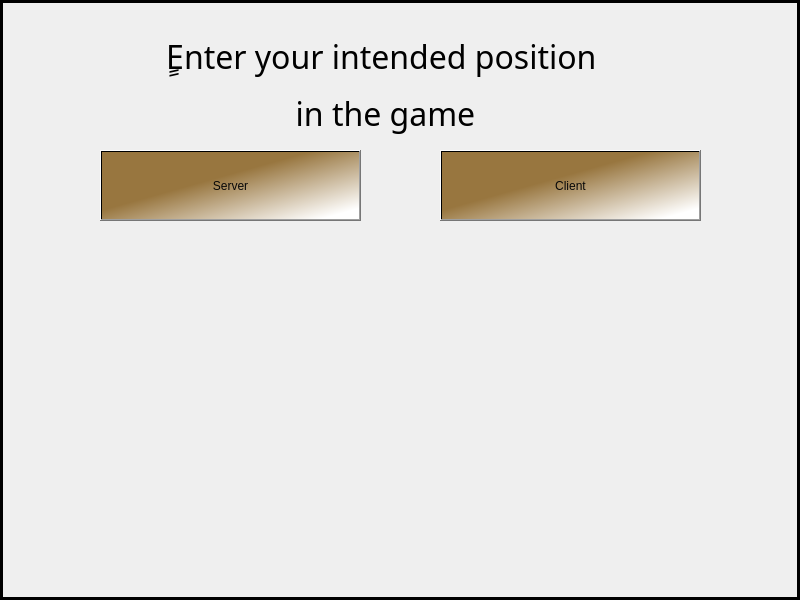
<?xml version="1.0" encoding="UTF-8"?>
<ui version="4.0">
 <class>ClientOrServer</class>
 <widget class="QMainWindow" name="ClientOrServer">
  <property name="geometry">
   <rect>
    <x>0</x>
    <y>0</y>
    <width>800</width>
    <height>600</height>
   </rect>
  </property>
  <property name="windowTitle">
   <string>MainWindow</string>
  </property>
  <widget class="QWidget" name="centralwidget">
   <widget class="QWidget" name="widget" native="true">
    <property name="geometry">
     <rect>
      <x>0</x>
      <y>0</y>
      <width>800</width>
      <height>600</height>
     </rect>
    </property>
    <property name="styleSheet">
     <string notr="true">
QPushButton#serverButton{ 
background-color: qlineargradient(spread:pad, x1:0.0432692, y1:0.051, x2:0.952, y2:0.892045, stop:0.423077 rgba(152, 118, 63, 255), stop:1 rgba(255, 255, 255, 255));
color: rgb(8, 8, 8);
font: 900 16pt &quot;Bodoni MT Black&quot;;
}
QPushButton#serverButton:hover{ 
	background-color: rgb(156, 119, 56);
}
QPushButton#serverButton:pressed{ 
padding-left:5px;
padding-top:5px;
	background-color: rgb(200, 158, 73);
}

QPushButton#clientButton{ 
background-color: qlineargradient(spread:pad, x1:0.0432692, y1:0.051, x2:0.952, y2:0.892045, stop:0.423077 rgba(152, 118, 63, 255), stop:1 rgba(255, 255, 255, 255));
color: rgb(8, 8, 8);
font: 900 16pt &quot;Bodoni MT Black&quot;;
}
QPushButton#clientButton:hover{ 
	background-color: rgb(156, 119, 56);
}
QPushButton#clientButton:pressed{ 
padding-left:5px;
padding-top:5px;
	background-color: rgb(200, 158, 73);
}
</string>
    </property>
    <widget class="QLabel" name="basePicture">
     <property name="geometry">
      <rect>
       <x>0</x>
       <y>0</y>
       <width>800</width>
       <height>600</height>
      </rect>
     </property>
     <property name="styleSheet">
      <string notr="true">background-image: url(:/resource/map3.jpg);
border:3px solid; 
border-color :#000</string>
     </property>
     <property name="text">
      <string/>
     </property>
    </widget>
    <widget class="QPushButton" name="clientButton">
     <property name="geometry">
      <rect>
       <x>440</x>
       <y>150</y>
       <width>261</width>
       <height>71</height>
      </rect>
     </property>
     <property name="styleSheet">
      <string notr="true">QPushButton#clientButton{ 

background-color: qlineargradient(spread:pad, x1:0.0432692, y1:0.051, x2:0.952, y2:0.892045, stop:0.423077 rgba(152, 118, 63, 255), stop:1 rgba(255, 255, 255, 255));
color: rgb(8, 8, 8);
font: 900 16pt &quot;Bodoni MT Black&quot;;
}
QPushButton#clientButton:hover{ 
	background-color: rgb(156, 119, 56);
}
QPushButton#clientButton:pressed{ 
padding-left:5px;
padding-top:5px;
	background-color: rgb(200, 158, 73);
}
</string>
     </property>
     <property name="text">
      <string>Client</string>
     </property>
    </widget>
    <widget class="QPushButton" name="serverButton">
     <property name="geometry">
      <rect>
       <x>100</x>
       <y>150</y>
       <width>261</width>
       <height>71</height>
      </rect>
     </property>
     <property name="styleSheet">
      <string notr="true">
QPushButton#serverButton{ 

background-color: qlineargradient(spread:pad, x1:0.0432692, y1:0.051, x2:0.952, y2:0.892045, stop:0.423077 rgba(152, 118, 63, 255), stop:1 rgba(255, 255, 255, 255));
color: rgb(8, 8, 8);
font: 900 16pt &quot;Bodoni MT Black&quot;;
}
QPushButton#serverButton:hover{ 
	background-color: rgb(156, 119, 56);
}
QPushButton#serverButton:pressed{ 
padding-left:5px;
padding-top:5px;
	background-color: rgb(200, 158, 73);
}

</string>
     </property>
     <property name="text">
      <string>Server</string>
     </property>
    </widget>
    <widget class="QLabel" name="label">
     <property name="geometry">
      <rect>
       <x>120</x>
       <y>10</y>
       <width>531</width>
       <height>151</height>
      </rect>
     </property>
     <property name="font">
      <font>
       <family>Bernard MT Condensed</family>
       <pointsize>14</pointsize>
       <italic>false</italic>
       <bold>false</bold>
      </font>
     </property>
     <property name="styleSheet">
      <string notr="true">background:rgba(0,0,0,0);
color: rgb(0, 0, 0);
font: 14pt &quot;Bernard MT Condensed&quot;;
</string>
     </property>
     <property name="text">
      <string>&lt;html&gt;&lt;head/&gt;&lt;body&gt;&lt;p align=&quot;center&quot;&gt;&lt;span style=&quot; font-size:24pt;&quot;&gt;ٍEnter your intended position &lt;/span&gt;&lt;/p&gt;&lt;p align=&quot;center&quot;&gt;&lt;span style=&quot; font-size:24pt;&quot;&gt;in the game&lt;/span&gt;&lt;/p&gt;&lt;/body&gt;&lt;/html&gt;</string>
     </property>
    </widget>
    <widget class="QLabel" name="ipLable">
     <property name="geometry">
      <rect>
       <x>62</x>
       <y>489</y>
       <width>681</width>
       <height>61</height>
      </rect>
     </property>
     <property name="font">
      <font>
       <pointsize>16</pointsize>
      </font>
     </property>
     <property name="text">
      <string/>
     </property>
    </widget>
   </widget>
  </widget>
 </widget>
 <resources/>
 <connections/>
</ui>
